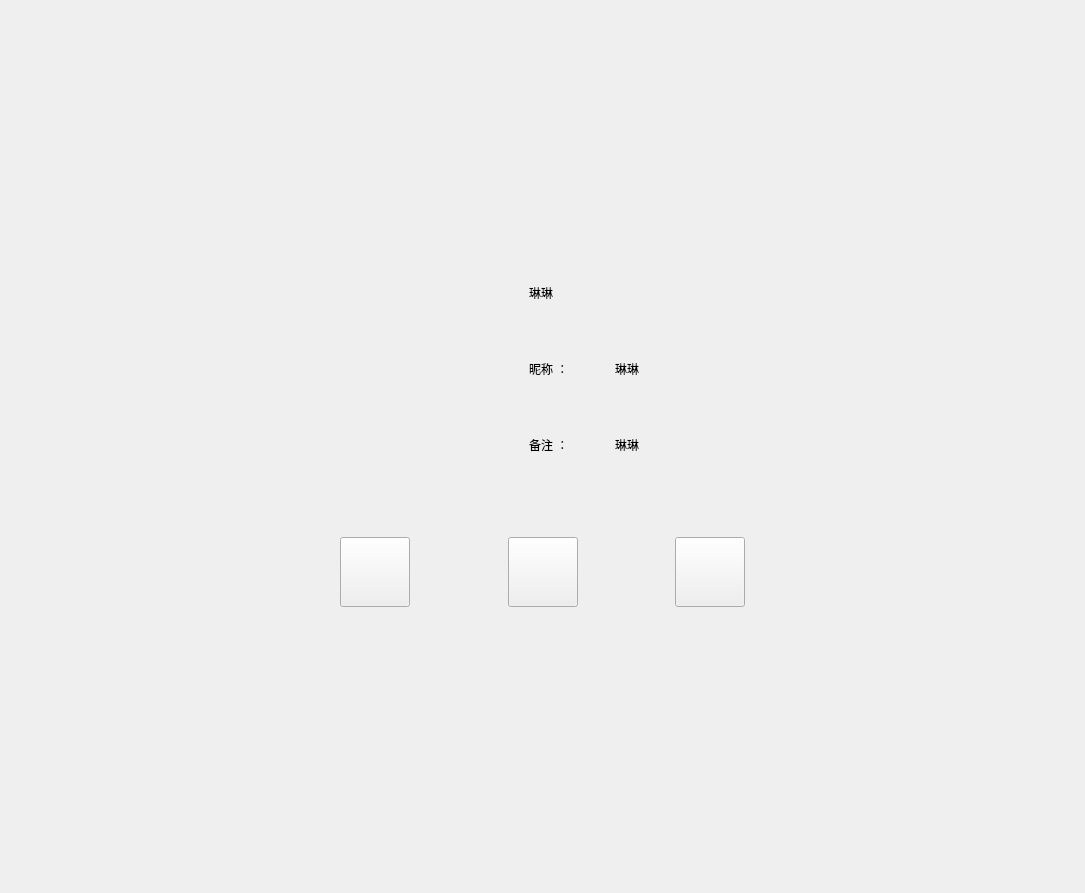
<?xml version="1.0" encoding="UTF-8"?>
<ui version="4.0">
 <class>FriendInfoPage</class>
 <widget class="QWidget" name="FriendInfoPage">
  <property name="geometry">
   <rect>
    <x>0</x>
    <y>0</y>
    <width>1085</width>
    <height>893</height>
   </rect>
  </property>
  <property name="windowTitle">
   <string>Form</string>
  </property>
  <layout class="QVBoxLayout" name="verticalLayout">
   <property name="spacing">
    <number>30</number>
   </property>
   <property name="leftMargin">
    <number>240</number>
   </property>
   <property name="topMargin">
    <number>240</number>
   </property>
   <property name="rightMargin">
    <number>240</number>
   </property>
   <property name="bottomMargin">
    <number>240</number>
   </property>
   <item>
    <widget class="QWidget" name="widget" native="true">
     <layout class="QHBoxLayout" name="horizontalLayout">
      <property name="spacing">
       <number>80</number>
      </property>
      <property name="leftMargin">
       <number>50</number>
      </property>
      <item>
       <widget class="QLabel" name="icon_lb">
        <property name="minimumSize">
         <size>
          <width>150</width>
          <height>150</height>
         </size>
        </property>
        <property name="maximumSize">
         <size>
          <width>130</width>
          <height>130</height>
         </size>
        </property>
        <property name="text">
         <string/>
        </property>
       </widget>
      </item>
      <item>
       <widget class="QWidget" name="widget_3" native="true">
        <layout class="QVBoxLayout" name="verticalLayout_2">
         <item>
          <widget class="QWidget" name="widget_4" native="true">
           <property name="minimumSize">
            <size>
             <width>0</width>
             <height>70</height>
            </size>
           </property>
           <property name="maximumSize">
            <size>
             <width>16777215</width>
             <height>70</height>
            </size>
           </property>
           <layout class="QHBoxLayout" name="horizontalLayout_2">
            <property name="leftMargin">
             <number>0</number>
            </property>
            <property name="topMargin">
             <number>0</number>
            </property>
            <property name="rightMargin">
             <number>0</number>
            </property>
            <property name="bottomMargin">
             <number>0</number>
            </property>
            <item>
             <widget class="QLabel" name="name_lb">
              <property name="minimumSize">
               <size>
                <width>60</width>
                <height>0</height>
               </size>
              </property>
              <property name="maximumSize">
               <size>
                <width>16777215</width>
                <height>16777215</height>
               </size>
              </property>
              <property name="text">
               <string>琳琳</string>
              </property>
             </widget>
            </item>
            <item>
             <widget class="QLabel" name="sex_lb">
              <property name="minimumSize">
               <size>
                <width>40</width>
                <height>40</height>
               </size>
              </property>
              <property name="maximumSize">
               <size>
                <width>40</width>
                <height>40</height>
               </size>
              </property>
              <property name="text">
               <string/>
              </property>
             </widget>
            </item>
           </layout>
          </widget>
         </item>
         <item>
          <widget class="QWidget" name="widget_2" native="true">
           <property name="minimumSize">
            <size>
             <width>0</width>
             <height>70</height>
            </size>
           </property>
           <property name="maximumSize">
            <size>
             <width>16777215</width>
             <height>70</height>
            </size>
           </property>
           <layout class="QHBoxLayout" name="horizontalLayout_3">
            <property name="leftMargin">
             <number>0</number>
            </property>
            <property name="topMargin">
             <number>0</number>
            </property>
            <property name="rightMargin">
             <number>0</number>
            </property>
            <property name="bottomMargin">
             <number>0</number>
            </property>
            <item>
             <widget class="QLabel" name="nick_tip">
              <property name="minimumSize">
               <size>
                <width>80</width>
                <height>0</height>
               </size>
              </property>
              <property name="maximumSize">
               <size>
                <width>80</width>
                <height>16777215</height>
               </size>
              </property>
              <property name="text">
               <string>昵称 ：</string>
              </property>
             </widget>
            </item>
            <item>
             <widget class="QLabel" name="nick_lb">
              <property name="text">
               <string>琳琳</string>
              </property>
             </widget>
            </item>
           </layout>
          </widget>
         </item>
         <item>
          <widget class="QWidget" name="widget_5" native="true">
           <property name="minimumSize">
            <size>
             <width>0</width>
             <height>70</height>
            </size>
           </property>
           <property name="maximumSize">
            <size>
             <width>16777215</width>
             <height>70</height>
            </size>
           </property>
           <layout class="QHBoxLayout" name="horizontalLayout_4">
            <property name="leftMargin">
             <number>0</number>
            </property>
            <property name="topMargin">
             <number>0</number>
            </property>
            <property name="rightMargin">
             <number>0</number>
            </property>
            <property name="bottomMargin">
             <number>0</number>
            </property>
            <item>
             <widget class="QLabel" name="bak_tip">
              <property name="minimumSize">
               <size>
                <width>80</width>
                <height>0</height>
               </size>
              </property>
              <property name="maximumSize">
               <size>
                <width>80</width>
                <height>16777215</height>
               </size>
              </property>
              <property name="text">
               <string>备注 ：</string>
              </property>
             </widget>
            </item>
            <item>
             <widget class="QLabel" name="bak_lb">
              <property name="text">
               <string>琳琳</string>
              </property>
             </widget>
            </item>
           </layout>
          </widget>
         </item>
        </layout>
       </widget>
      </item>
     </layout>
    </widget>
   </item>
   <item>
    <widget class="QWidget" name="widget_6" native="true">
     <layout class="QHBoxLayout" name="horizontalLayout_5">
      <item>
       <spacer name="horizontalSpacer_3">
        <property name="orientation">
         <enum>Qt::Horizontal</enum>
        </property>
        <property name="sizeHint" stdset="0">
         <size>
          <width>40</width>
          <height>20</height>
         </size>
        </property>
       </spacer>
      </item>
      <item>
       <widget class="ClickedBtn" name="msg_chat">
        <property name="minimumSize">
         <size>
          <width>70</width>
          <height>70</height>
         </size>
        </property>
        <property name="maximumSize">
         <size>
          <width>70</width>
          <height>70</height>
         </size>
        </property>
        <property name="text">
         <string/>
        </property>
       </widget>
      </item>
      <item>
       <spacer name="horizontalSpacer_5">
        <property name="orientation">
         <enum>Qt::Horizontal</enum>
        </property>
        <property name="sizeType">
         <enum>QSizePolicy::Expanding</enum>
        </property>
        <property name="sizeHint" stdset="0">
         <size>
          <width>40</width>
          <height>20</height>
         </size>
        </property>
       </spacer>
      </item>
      <item>
       <widget class="ClickedBtn" name="voice_chat">
        <property name="minimumSize">
         <size>
          <width>70</width>
          <height>70</height>
         </size>
        </property>
        <property name="maximumSize">
         <size>
          <width>70</width>
          <height>70</height>
         </size>
        </property>
        <property name="text">
         <string/>
        </property>
       </widget>
      </item>
      <item>
       <spacer name="horizontalSpacer_6">
        <property name="orientation">
         <enum>Qt::Horizontal</enum>
        </property>
        <property name="sizeType">
         <enum>QSizePolicy::Expanding</enum>
        </property>
        <property name="sizeHint" stdset="0">
         <size>
          <width>40</width>
          <height>20</height>
         </size>
        </property>
       </spacer>
      </item>
      <item>
       <widget class="ClickedBtn" name="video_chat">
        <property name="minimumSize">
         <size>
          <width>70</width>
          <height>70</height>
         </size>
        </property>
        <property name="maximumSize">
         <size>
          <width>70</width>
          <height>70</height>
         </size>
        </property>
        <property name="text">
         <string/>
        </property>
       </widget>
      </item>
      <item>
       <spacer name="horizontalSpacer_4">
        <property name="orientation">
         <enum>Qt::Horizontal</enum>
        </property>
        <property name="sizeHint" stdset="0">
         <size>
          <width>40</width>
          <height>20</height>
         </size>
        </property>
       </spacer>
      </item>
     </layout>
    </widget>
   </item>
   <item>
    <spacer name="verticalSpacer_2">
     <property name="orientation">
      <enum>Qt::Vertical</enum>
     </property>
     <property name="sizeHint" stdset="0">
      <size>
       <width>20</width>
       <height>40</height>
      </size>
     </property>
    </spacer>
   </item>
  </layout>
 </widget>
 <customwidgets>
  <customwidget>
   <class>ClickedBtn</class>
   <extends>QPushButton</extends>
   <header>clickedbtn.h</header>
  </customwidget>
 </customwidgets>
 <resources/>
 <connections/>
</ui>
